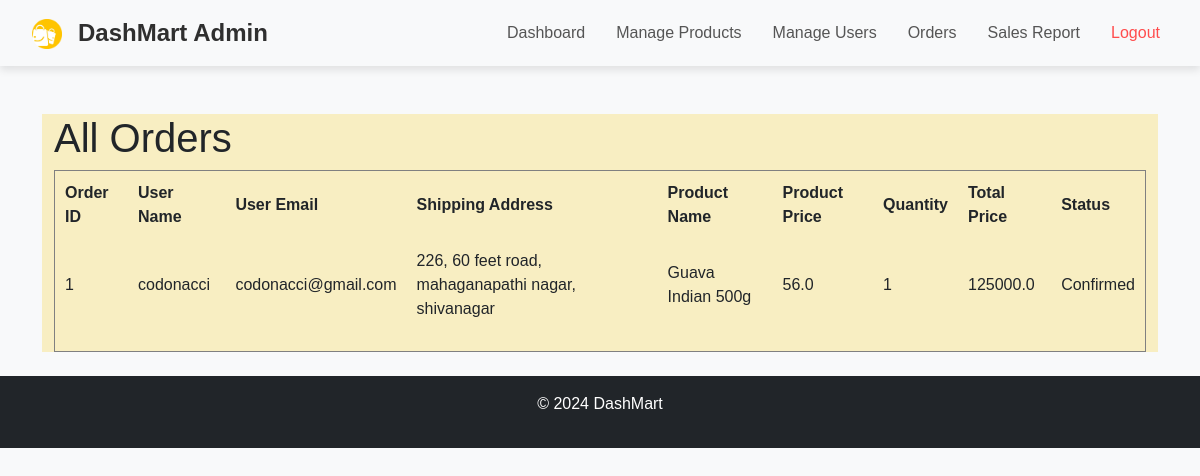
/admin/orders (signed in), run on the app's committed database.
### app.py (models this page shows)
class User(UserMixin, db.Model):
    id = db.Column(db.Integer, primary_key=True)
    name = db.Column(db.String(150), nullable=False)
    email = db.Column(db.String(150), unique=True, nullable=False)
    password = db.Column(db.String(150), nullable=False)
    address = db.Column(db.String(250), nullable=True)

class Product(db.Model):
    id = db.Column(db.Integer, primary_key=True)
    name = db.Column(db.String(150), nullable=False)
    description = db.Column(db.String(500), nullable=False)
    price = db.Column(db.Float, nullable=False)
    highlighted = db.Column(db.Boolean, default=False)
    image = db.Column(db.String(150), nullable=False)
    category_name = db.Column(db.String(100), nullable=False)  # New category field

class Order(db.Model):
    id = db.Column(db.Integer, primary_key=True)
    user_id = db.Column(db.Integer, db.ForeignKey('user.id'), nullable=False)
    product_id = db.Column(db.Integer, db.ForeignKey('product.id'), nullable=False)
    quantity = db.Column(db.Integer, nullable=False)
    total_price = db.Column(db.Float, nullable=False)
    status = db.Column(db.String(50), default="Pending")
    user = db.relationship('User', backref=db.backref('orders', lazy=True))
    product = db.relationship('Product', backref=db.backref('orders', lazy=True))

### app.py (the view)
@app.route('/admin/orders')
@login_required
def view_orders():
    if not session.get('is_admin'):
        flash('Access restricted to admins only.', 'danger')
        return redirect(url_for('user_login'))  # Ensure only admins can access this route
    orders = db.session.query(Order, User, Product).join(User, Order.user_id == User.id).join(Product, Order.product_id == Product.id).all()
    order_details = []
    for order, user, product in orders:
        order_details.append({
                'order_id': order.id,
                'user_name': user.name,
                'user_email': user.email,
                'user_address': user.address,
                'product_name': product.name,
                'product_price': product.price,
                'quantity': order.quantity,
                'total_price': order.total_price,
                'status': order.status,
            })
        return render_template('admin/orders.html', orders=order_details)
    else:
        return redirect(url_for('unauthorized'))  # Redirect if not admin

### app.py (called while the page is built)
@login_manager.user_loader
def load_user(user_id):
    user = db.session.get(User, int(user_id))
    if not user:
        user = Admin.query.get(int(user_id))
    return user

### templates/admin/orders.html
{% extends 'common/base.html' %}
{% block content %}
<div class="container mt-5" style="background-color:#f8eec2 ;">
<h1>All Orders</h1>
    <table border="1" cellpadding="10" cellspacing="0" style="background-color:#f8eec2;">
        <thead>
            <tr>
                <th>Order ID</th>
                <th>User Name</th>
                <th>User Email</th>
                <th>Shipping Address</th>
                <th>Product Name</th>
                <th>Product Price</th>
                <th>Quantity</th>
                <th>Total Price</th>
                <th>Status</th>
            </tr>
        </thead>
        <tbody>
            {% for order in orders %}
                <tr>
                    <td>{{ order.order_id }}</td>
                    <td>{{ order.user_name }}</td>
                    <td>{{ order.user_email }}</td>
                    <td>{{ order.user_address }}</td>
                    <td>{{ order.product_name }}</td>
                    <td>{{ order.product_price }}</td>
                    <td>{{ order.quantity }}</td>
                    <td>{{ order.total_price }}</td>
                    <td>{{ order.status }}</td>
                </tr>
                <tr>
                    <td></td>
                </tr>
            {% endfor %}
        </tbody>
    </table>
</div>
{% endblock %}

### static/css/styles.css (style rules this page uses)
body { font-family: Arial, sans-serif; background-color: #f8f9fa; }
.container { margin-top: 30px; }

### data on the page
User: user_name "codonacci", user_email "codonacci@gmail.com", user_address "226, 60 feet road, mahaganapathi nagar, shivanagar"
Product: product_name "Guava Indian 500g", product_price "56.0"
Order: total_price "125000.0", status "Confirmed"

### other printed values
{{ order.order_id }} "1"
{{ order.quantity }} "1"
